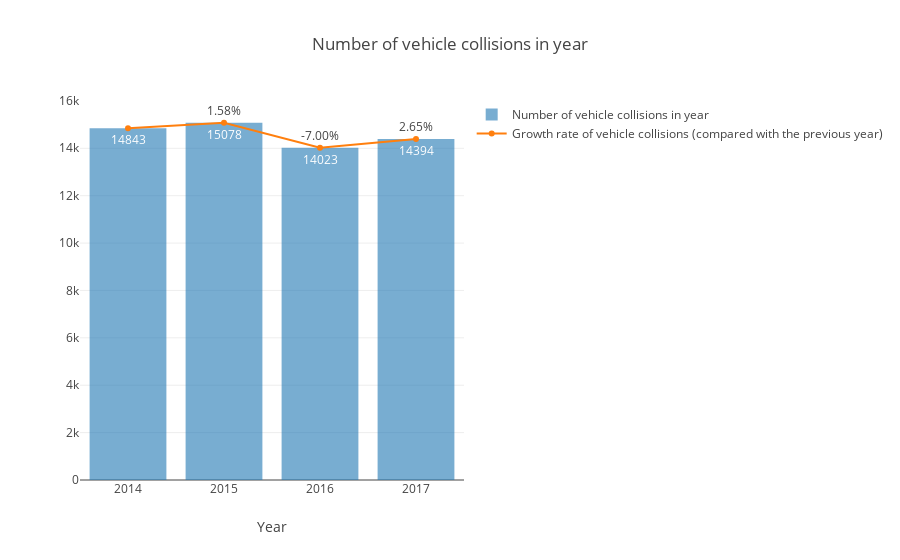

Source (notebook cell):
### Markdown cell above
### 2.1 Overview

### Code cell
countOfCollision = df_csv1417.groupby(['Year']).size()
growthRate = (countOfCollision.pct_change()*100).apply(lambda x: '' if pd.isna(x) else format(x,'.2f') + '%')
barOfYear = go.Bar(x = range(2014,2018), 
                   y = countOfCollision,
                   text = countOfCollision,
                   textposition = 'auto',
                   opacity=0.6, 
                   name = 'Number of vehicle collisions in year')
scatterOfYear = go.Scatter(x = range(2014,2018), 
                           y = countOfCollision,
                           text = growthRate,
                           mode = 'lines+text+markers',
                           textposition = 'top center',
                           name = 'Growth rate of vehicle collisions (compared with the previous year)')

fig = dict(data = [barOfYear,scatterOfYear], 
           layout = go.Layout(title = 'Number of vehicle collisions in year', xaxis=dict(title='Year', dtick=1)))
iplot(fig)

print("Total number of cases: " + str(countOfCollision.sum()))

### Figure 1 — Plotly figure (JSON) as saved in the notebook; plotly's stock layout.template omitted (floating-point values rounded to 4 significant figures)
{"data": [{"name": "Number of vehicle collisions in year", "opacity": 0.6, "text": ["14843", "15078", "14023", "14394"], "textposition": "auto", "type": "bar", "uid": "231c4e38-abe5-11e8-a8ed-0800275aa47c", "x": [2014, 2015, 2016, 2017], "y": [14843, 15078, 14023, 14394]}, {"mode": "lines+text+markers", "name": "Growth rate of vehicle collisions (compared with the previous year)", "text": ["", "1.58%", "-7.00%", "2.65%"], "textposition": "top center", "type": "scatter", "uid": "231c5414-abe5-11e8-a8ed-0800275aa47c", "x": [2014, 2015, 2016, 2017], "y": [14843, 15078, 14023, 14394]}], "layout": {"title": "Number of vehicle collisions in year", "xaxis": {"dtick": 1, "title": "Year"}}}
